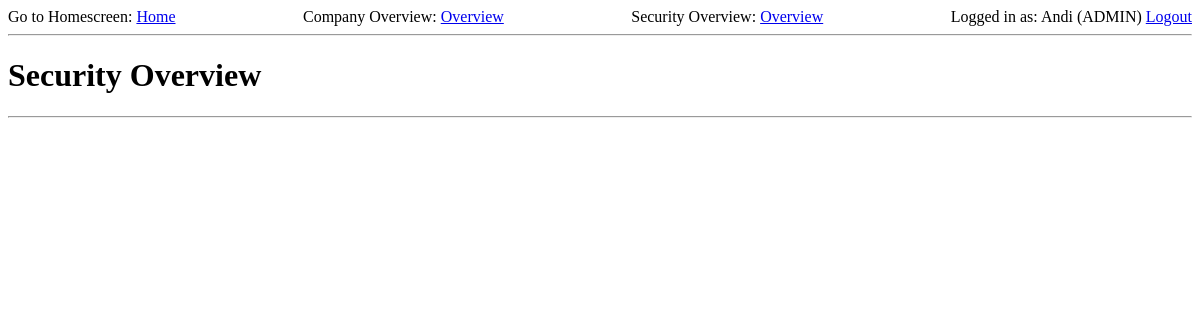
Before: /security/overview (signed in) with the older database file.
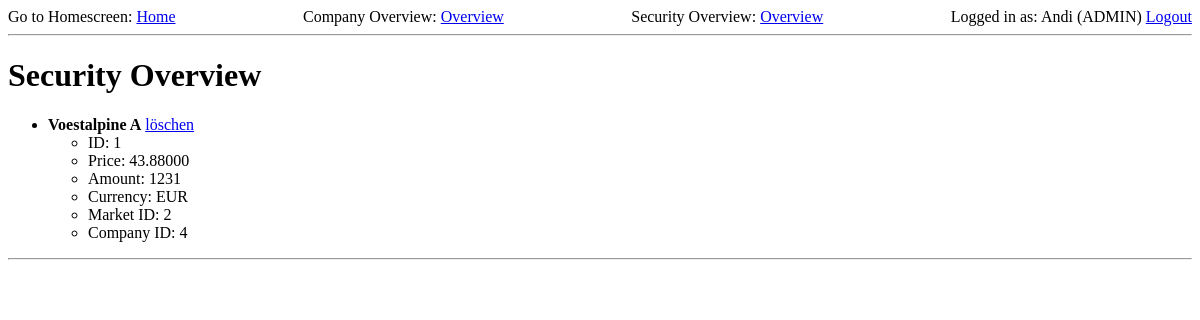
After: the same page with the newer database file.
### app/models.py (models this page shows, shortened)
class Security(db.Model):
    security_id = db.Column(db.Integer, primary_key=True)
    price = db.Column(db.Numeric(precision=10, scale=5))
    amount = db.Column(db.Integer)
    currency = db.Column(db.String)
    name = db.Column(db.String, index=True, unique=True)
    market_id = db.Column(db.Integer)
    comp_id = db.Column(db.Integer)

### app/routes.py (the view)
@app.route('/security/overview')
@login_required
def security_overview():
    securities = Security.query.all()
    return render_template('security_overview.html', title='Security Overview', securities=securities)

### app/models.py (called while the page is built)
@login.user_loader
def load_user(id):
    return User.query.get(int(id))

### app/templates/security_overview.html
{% extends "base.html" %}
{% block content %}
    <h1>Security Overview</h1>
    <ul>
        {% for security in securities %}
            <li>
                <strong>{{ security.name }}</strong>
                <a class="btn btn-danger"
                       href="{{ url_for('security_deletion',security_id = security.security_id) }}">löschen</a>
                <ul>
                    <li>ID: {{ security.security_id }}</li>
                    <li>Price: {{ security.price }}</li>
                    <li>Amount: {{ security.amount }}</li>
                    <li>Currency: {{ security.currency }}</li>
                    <li>Market ID: {{ security.market_id }}</li>
                    <li>Company ID: {{ security.comp_id }}</li>
                </ul>
            </li>
        {% endfor %}
    </ul>
{% endblock %}

Changed rows visible on the page:
added Security: name "Voestalpine A", security_id "1", price "43.88000", amount "1231", currency "EUR", market_id "2", comp_id "4"
